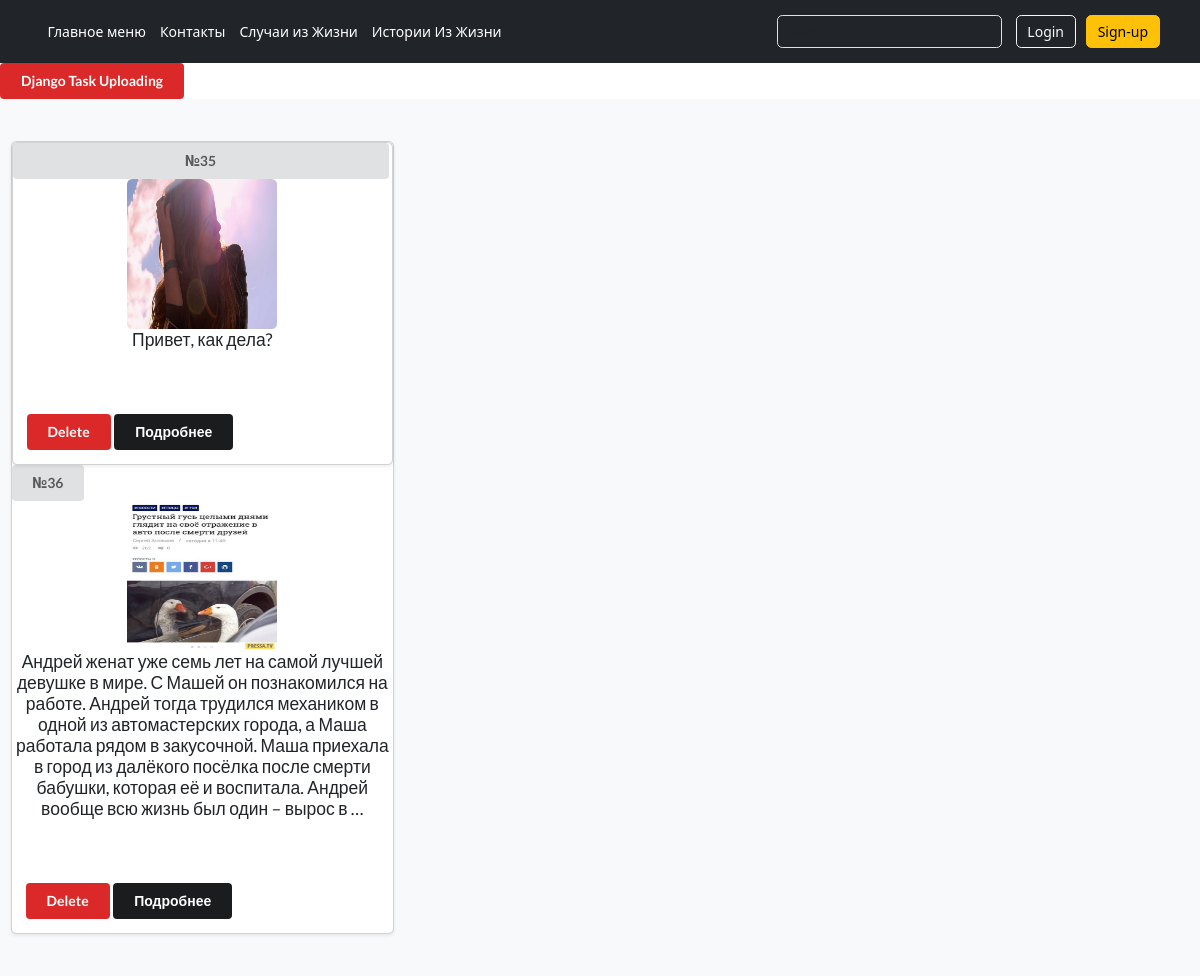
/home/, run on the app's committed database.
### todolist/models.py (models this page shows, shortened)
class Post(models.Model):
    title = models.TextField()
    cover = models.ImageField(upload_to='images/')

### todolist/views.py (the view)
# urls.py: path('home/', HomePageView.as_view(), name='home'),
class HomePageView(ListView):
    model = Post
    template_name = 'todoapp/home.html'

### templates/todoapp/home.html (shortened to what this page needs)
{% extends 'todoapp/layout.html' %}
{% block content %}
<link href="https://cdn.jsdelivr.net/npm/bootstrap@5.3.0-alpha3/dist/css/bootstrap.min.css" rel="stylesheet">
<header class="p-3 text-bg-dark">
    <div class="container">
      <div class="d-flex flex-wrap align-items-center justify-content-center justify-content-lg-start">
        <ul class="nav col-12 col-lg-auto me-lg-auto mb-2 justify-content-center mb-md-0">
          <li><a href="{% url 'index' %}" class="nav-link px-2 text-white">Главное меню</a></li>
          <li><a href="{% url 'contacts' %}" class="nav-link px-2 text-white">Контакты</a></li>
            <li><a href="{% url 'add_post' %}" class="nav-link px-2 text-white">Случаи из Жизни</a></li>
            <li><a href="{% url 'task' %}" class="nav-link px-2 text-white">Истории Из Жизни</a></li>
        </ul>
        <form class="col-12 col-lg-auto mb-3 mb-lg-0 me-lg-3" role="search">
          <input type="search" class="form-control form-control-dark text-bg-dark" placeholder="Search..." aria-label="Search">
        </form>
        <div class="text-end">
          <button type="button" class="btn btn-outline-light me-2">Login</button>
          <button type="button" class="btn btn-warning">Sign-up</button>
        </div>
      </div>
    </div>
  </header>
            <a href="{% url 'index' %}" class="ui red button">Django Task Uploading</a>
<div class="album py-5 bg-body-tertiary">
    <div class="container-fluid">
<div class="row row-cols-1 row-cols-sm-2 row-cols-md-3 g-3">
    <div class="col">
        <div class="card shadow-sm">
        <div class="col">
          <div class="card shadow-sm">
                {% for post in object_list %}
                <h1 class="ui white button">№{{ post.id }}</h1>
              <div class="text-center">
              <img src="{{ post.cover.url}}" class="rounded" alt="" width="150" height="150">
              <h5>{{ post.title }}</h5>
            <div class="card-body" style="margin-top: 50px;">
              <div class="d-flex justify-content-between align-items-center">
                <div class="btn-group">
                    <a class="ui red button" href="{% url 'more_button' %}">Delete</a>
                    <a href="{% url 'detail' %}" class="ui black button">Подробнее</a>
                </div>
              </div>
            </div>
          </div>
        </div>
            {% endfor %}
        </div>
    </div>
</div>
    </div>
</div>
{% endblock content %}

### templates/todoapp/layout.html (shortened to what this page needs)
<!doctype html>
{% load static %}
<html lang="ru">
<head>
    <link rel="stylesheet" href="https://cdn.jsdelivr.net/npm/semantic-ui@2.4.2/dist/semantic.min.css">
    <link href="https://cdn.jsdelivr.net/npm/bootstrap@5.3.0-alpha3/dist/css/bootstrap.min.css" rel="stylesheet">
    <link rel="stylesheet" href="{% static 'todolist/css/style.css' %}">
</head>
<body>
{% block content %}
{% endblock content %}
</body>
</html>

### data on the page
Post: id "35", cover (picture), title "Привет, как дела?"
Post: id "36", cover (picture), title "Андрей женат уже семь лет на самой лучшей девушке в мире. С Машей он познакомился на работе. Андрей тогда трудился механиком в одной из автомастерских города, а Маша работала рядом в закусочной. Маша приехала в город из далёкого посёлка после смерти бабушки, которая её и воспитала. Андрей вообще всю жизнь был один – вырос в …⁣"
